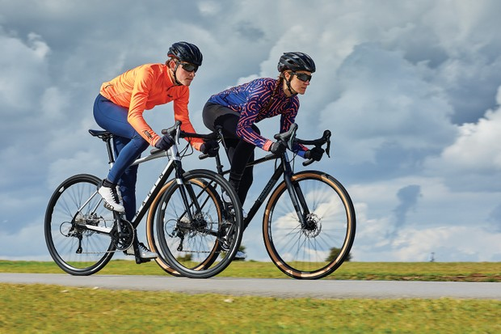
#> input picture image/bike.png, 501 x 334 px, shrunk from 620 x 413 before the run
$ python sift.py   (Python 2 division)
#> lines starting #> are read from the running program, lines starting #| are printed output that depends on the picture; pictures that were not available may be replaced by others from this repository, and a replacement may not be noted
import cv2
import numpy as np

img_orig = cv2.imread('./image/bike.png', cv2.IMREAD_COLOR)  # 원본
#> img_orig is the input picture: shape (334, 501, 3); mean B, G, R 144.5, 150, 142.7
img_piece = cv2.imread('./cut/cropped_4.png', cv2.IMREAD_COLOR)  # 잘린 변형된 이미지
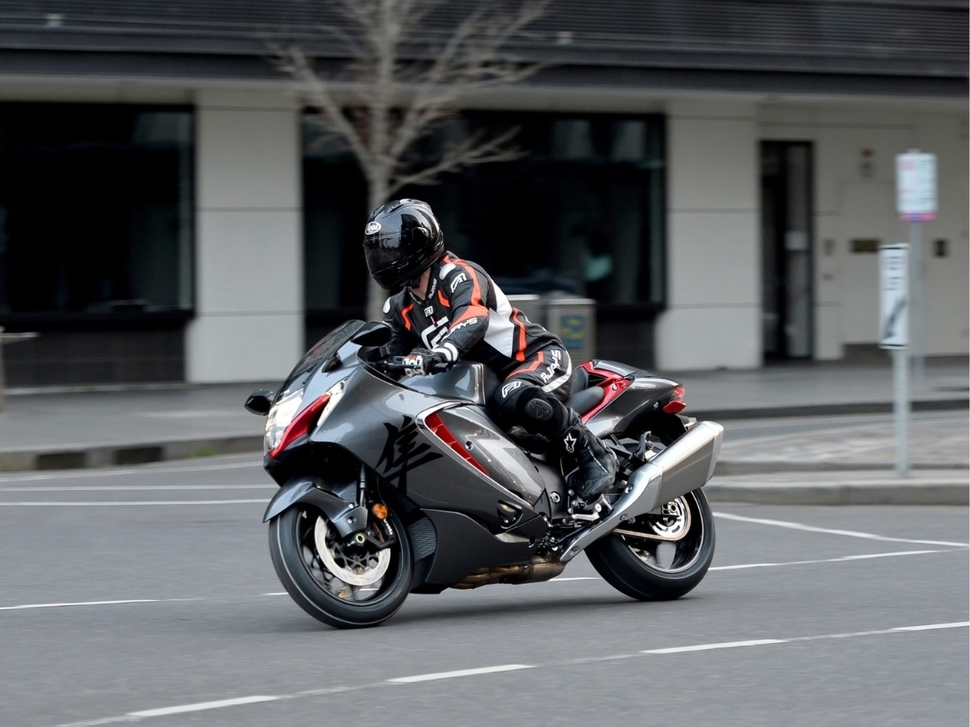
#> input picture image/motorcycle.png, 970 x 727 px, shrunk from 1200 x 900 before the run, given in place of cropped_4.png, which was not available
#> img_piece is the input picture: shape (727, 970, 3); mean B, G, R 96.3, 93.5, 91.1
#
first_piece = cv2.imread('./cut/cropped_1.png', cv2.IMREAD_COLOR)  # 다른 이미지를 합칠 첫 번째 이미지

# SIFT 필터
sift = cv2.SIFT_create()
keypoints_orig, descriptors_orig = sift.detectAndCompute(img_orig, None)
#> keypoints_orig = 739 keypoints; strongest (x, y, size): (324, 146, 3.5), (175, 272, 2.1), (117, 187, 2.1), (279, 263, 2.5)
keypoints_piece, descriptors_piece = sift.detectAndCompute(img_piece, None)
#> keypoints_piece = 1419 keypoints; strongest (x, y, size): (555, 549, 2.5), (507, 521, 2), (545, 519, 2.1), (657, 523, 1.9)
#
keypoints_1st, descriptors_1st = sift.detectAndCompute(first_piece, None)
#> keypoints_1st has the same summary as keypoints_orig

bf = cv2.BFMatcher(cv2.NORM_L1, crossCheck=True)  # bf?
matches = bf.match(descriptors_orig, descriptors_piece)
#> matches = 265 matches
matches = sorted(matches, key=lambda x:x.distance)
print('len(matches):', len(matches))
#| len(matches): 265
#
matches_1st = bf.match(descriptors_orig, descriptors_1st)
#> matches_1st = 739 matches
matches_1st = sorted(matches_1st, key=lambda x:x.distance)


# calculating transformation
src_points = []
dst_points = []
for match in matches:
    src_points.append(keypoints_orig[match.queryIdx].pt)
    dst_points.append(keypoints_piece[match.trainIdx].pt)
#> after the loop, dst_points = 265 pairs, first value 53.96 to 966, second value 20.56 to 648.9; src_points = 265 pairs, first value 41.35 to 497.7, second value 47.04 to 329.4
matching, _ = cv2.findHomography(np.array(dst_points), np.array(src_points), cv2.RANSAC)
#> matching = [[-0.268, -0.367, 334.3], [-0.116, -0.23, 195.2], [-0.00188, 0.000569, 1]]

src_points_1st = []
dst_points_1st = []
for m1 in matches_1st:
    src_points_1st.append(keypoints_orig[m1.queryIdx].pt)
    dst_points_1st.append(keypoints_1st[m1.trainIdx].pt)
#> after the loop, dst_points_1st = 739 pairs, first value 13.07 to 497.7, second value 27.53 to 329.4; src_points_1st has the same summary as dst_points_1st
matching_1st, _ = cv2.findHomography(np.array(dst_points_1st), np.array(src_points_1st), cv2.RANSAC)
#> matching_1st = [[1, -3.02e-16, 1.95e-13], [-1.74e-16, 1, 4.97e-14], [-1.07e-18, -1.29e-18, 1]]

# apply transformation to the cropped piece (이미지 복원)
restored_piece = cv2.warpPerspective(img_piece, matching, (img_orig.shape[1], img_orig.shape[0]))
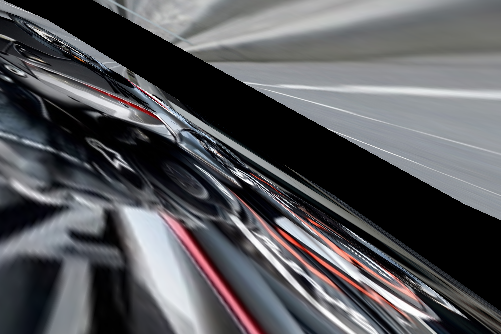
#> restored_piece: shape (334, 501, 3); mean B, G, R 90.1, 86.7, 86.5
cv2.imwrite('./sift/restored_piece.jpg', restored_piece)

restored_1st_piece = cv2.warpPerspective(first_piece, matching_1st, (img_orig.shape[1], img_orig.shape[0]))
cv2.imwrite('./sift/temp.jpg', restored_1st_piece)  # 이미지 조각을 합칠 이미지

# combine image(test)
temp_img = cv2.imread('./sift/temp.jpg')
temp_img += restored_piece
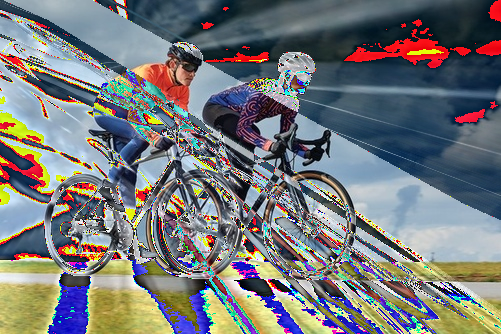
#> temp_img: shape (334, 501, 3); mean B, G, R 121.6, 119.5, 116.6
cv2.imwrite('./sift/combined_temp.jpg', temp_img)

matched_img = cv2.drawMatches(img_orig, keypoints_orig, img_piece, keypoints_piece, matches[:50], img_piece, flags=2)
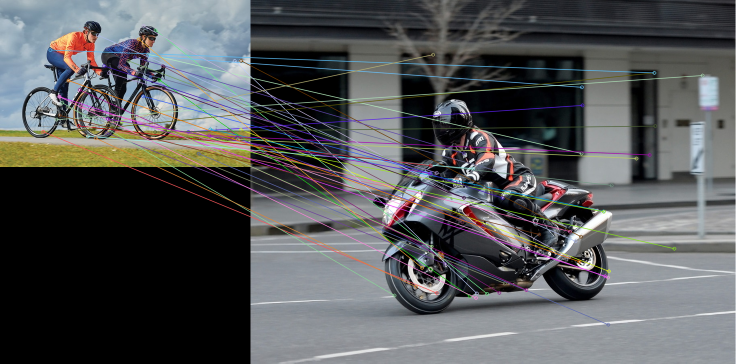
#> matched_img: shape (727, 1471, 3) (shown at 1/2 size); mean B, G, R 88.6, 87.1, 85.5
cv2.imwrite('./sift/matched_images.jpg', matched_img)
